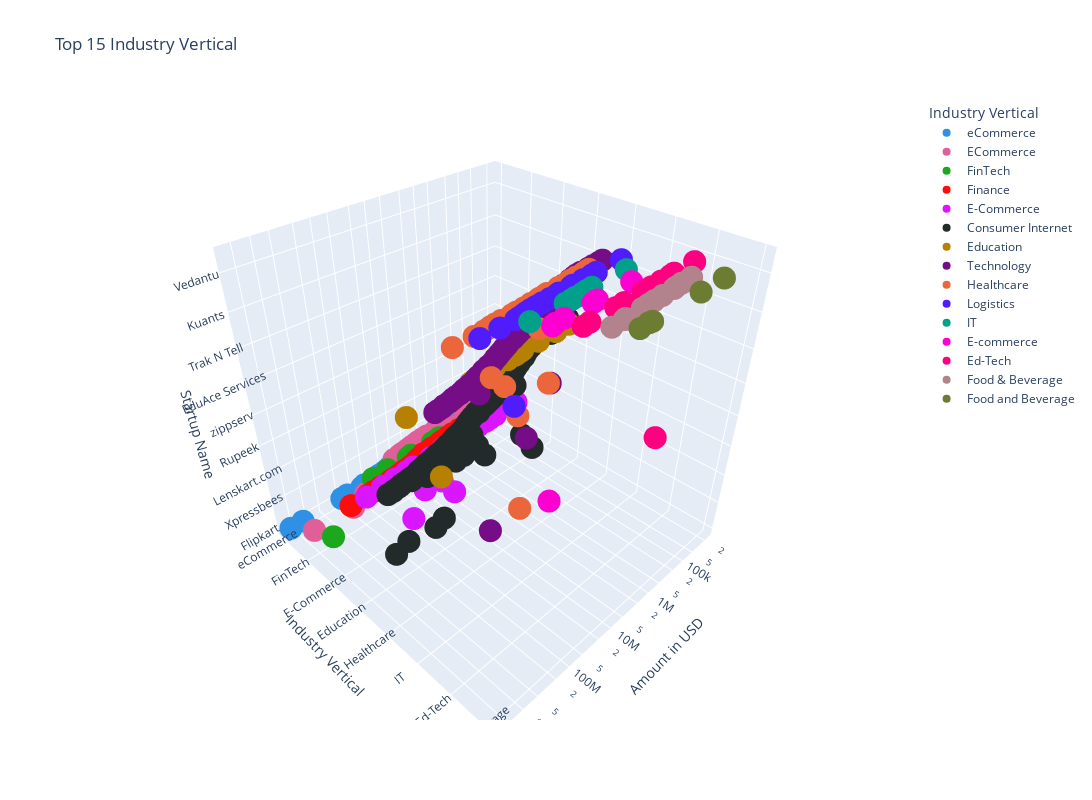

Notebook source saved alongside this figure:
### Code cell
# 3d scatter plot
fig = px.scatter_3d(df_top_industry_vertical, x="Amount in USD", y="Industry Vertical", z="Startup Name", color="Industry Vertical", hover_name="Startup Name", log_x=True, size_max=60,
                title="Top 15 Industry Vertical", labels={"Amount in USD": "Amount in USD", "Industry Vertical": "Industry Vertical"},
                width=1500, height=800, color_discrete_sequence=px.colors.qualitative.Dark24)
fig.show()

### Figure 1 — Plotly figure (JSON) as saved in the notebook; plotly's stock layout.template omitted (floating-point values rounded to 4 significant figures; data arrays with more than 128 entries replaced by an {"elided": "..."} marker saying what was removed)
{"data": [{"hovertemplate": "<b>%{hovertext}</b><br><br>Industry Vertical=%{y}<br>Amount in USD=%{x}<br>Startup Name=%{z}<extra></extra>", "hovertext": ["Flipkart", "Flipkart", "Snapdeal", "BigBasket", "Flipkart", "Paytm", "Flipkart", "Pepperfry", "BlueStone", "Power2SME", "Droom", "PharmEasy", "StoreKing", "Yatra.com", "1mg", "Koovs", "Hopscotch", "Nykaa", "Moglix", "OfBusiness", "Power2SME", "Infibeam", "Jumbotail", "Zilingo", "Shopclues", "Stalk Buy Love", "Ninjacart", "Flyrobe", "Big Basket", "Koovs", "Moglix", "Clovia", "Collateral Medical", "LatestOne", "FarmLink", "MyGubbi", "Fynd", "Bombay Shaving Company", "Chaayos", "Chumbak", "SaleBhai", "UrDoorStep", "eShakti", "GoZefo", "Seniority", "ShopsUp", "kredX", "HappilyUnmarried", "YepMe", "perpule", "Bombay Shaving Company", "Fynd", "Giftxoxo", "Mojarto", "Vithi.com", "Prozo", "Spares Hub", "MCaffeine", "eQuickies", "TripShelf", "RentOnGo", "Brick2Wall", "Rootefy", "Promon", "Vegetall", "Indofash", "LetReach", "Funcart", "FabX", "VivoCarat", "Medzin", "Leopetra", "MamaEarth"], "legendgroup": "eCommerce", "marker": {"color": "#2E91E5", "symbol": "circle"}, "mode": "markers", "name": "eCommerce", "scene": "scene", "showlegend": true, "type": "scatter3d", "x": [2500000000, 1400000000, 200000000, 150000000, 71000000, 60000000, 38700000, 31300000, 30000000, 26000000, 20000000, 18000000, 16000000, 15400000, 15000000, 13500000, 13000000, 12300000, 12000000, 11100000, 10000000, 8800000, 8500000, 8000000, 7700000, 6000000, 5500000, 5300000, 5000000, 4400000, 4200000, 4000000, 3500000, 3350000, 3000000, 2700000, 2400000, 2300000, 2000000, 1700000, 1500000, 1400000, 1350000, 1050000, 1000000, 963000, 750000, 740000, 700000, 650000, 600000, 500000, 450000, 445000, 375000, 315000, 311000, 300000, 298000, 250000, 234000, 200000, 187000, 180000, 162000, 150000, 100000, 70000, 68000, 50000, 45000, 40000, null], "y": ["eCommerce", "eCommerce", "eCommerce", "eCommerce", "eCommerce", "eCommerce", "eCommerce", "eCommerce", "eCommerce", "eCommerce", "eCommerce", "eCommerce", "eCommerce", "eCommerce", "eCommerce", "eCommerce", "eCommerce", "eCommerce", "eCommerce", "eCommerce", "eCommerce", "eCommerce", "eCommerce", "eCommerce", "eCommerce", "eCommerce", "eCommerce", "eCommerce", "eCommerce", "eCommerce", "eCommerce", "eCommerce", "eCommerce", "eCommerce", "eCommerce", "eCommerce", "eCommerce", "eCommerce", "eCommerce", "eCommerce", "eCommerce", "eCommerce", "eCommerce", "eCommerce", "eCommerce", "eCommerce", "eCommerce", "eCommerce", "eCommerce", "eCommerce", "eCommerce", "eCommerce", "eCommerce", "eCommerce", "eCommerce", "eCommerce", "eCommerce", "eCommerce", "eCommerce", "eCommerce", "eCommerce", "eCommerce", "eCommerce", "eCommerce", "eCommerce", "eCommerce", "eCommerce", "eCommerce", "eCommerce", "eCommerce", "eCommerce", "eCommerce", "eCommerce"], "z": ["Flipkart", "Flipkart", "Snapdeal", "BigBasket", "Flipkart", "Paytm", "Flipkart", "Pepperfry", "BlueStone", "Power2SME", "Droom", "PharmEasy", "StoreKing", "Yatra.com", "1mg", "Koovs", "Hopscotch", "Nykaa", "Moglix", "OfBusiness", "Power2SME", "Infibeam", "Jumbotail", "Zilingo", "Shopclues", "Stalk Buy Love", "Ninjacart", "Flyrobe", "Big Basket", "Koovs", "Moglix", "Clovia", "Collateral Medical", "LatestOne", "FarmLink", "MyGubbi", "Fynd", "Bombay Shaving Company", "Chaayos", "Chumbak", "SaleBhai", "UrDoorStep", "eShakti", "GoZefo", "Seniority", "ShopsUp", "kredX", "HappilyUnmarried", "YepMe", "perpule", "Bombay Shaving Company", "Fynd", "Giftxoxo", "Mojarto", "Vithi.com", "Prozo", "Spares Hub", "MCaffeine", "eQuickies", "TripShelf", "RentOnGo", "Brick2Wall", "Rootefy", "Promon", "Vegetall", "Indofash", "LetReach", "Funcart", "FabX", "VivoCarat", "Medzin", "Leopetra", "MamaEarth"]}, {"hovertemplate": "<b>%{hovertext}</b><br><br>Industry Vertical=%{y}<br>Amount in USD=%{x}<br>Startup Name=%{z}<extra></extra>", "hovertext": ["Paytm", "Paytm", "Shopclues", "Just Buy Live", "Urban Ladder", "Universal Sportsbiz Pvt. Ltd", "NetMeds", "Xpressbees", "Licious", "Zefo", "Wooplr", "SnapBizz", "BigBasket", "Voonik", "Koovs", "Truebil", "Jaypore", "IMbesharam", "Yaantra", "Ninjacart", "IndustryBuying", "DailyObjects", "The Good Life", "Fynd", "Careongo", "PinkBlue", "RoadGods", "Johari Shop", "Perfumery", "FreshBoxx"], "legendgroup": "ECommerce", "marker": {"color": "#E15F99", "symbol": "circle"}, "mode": "markers", "name": "ECommerce", "scene": "scene", "showlegend": true, "type": "scatter3d", "x": [1400000000, 200000000, 100000000, 20000000, 15200000, 15000000, 14000000, 12500000, 10000000, 9200000, 8000000, 7200000, 7000000, 6000000, 5400000, 5150000, 5000000, 4000000, 3100000, 3000000, 1800000, 1400000, 1000000, 500000, 300000, 223608, 100000, 94000, 30000, null], "y": ["ECommerce", "ECommerce", "ECommerce", "ECommerce", "ECommerce", "ECommerce", "ECommerce", "ECommerce", "ECommerce", "ECommerce", "ECommerce", "ECommerce", "ECommerce", "ECommerce", "ECommerce", "ECommerce", "ECommerce", "ECommerce", "ECommerce", "ECommerce", "ECommerce", "ECommerce", "ECommerce", "ECommerce", "ECommerce", "ECommerce", "ECommerce", "ECommerce", "ECommerce", "ECommerce"], "z": ["Paytm", "Paytm", "Shopclues", "Just Buy Live", "Urban Ladder", "Universal Sportsbiz Pvt. Ltd", "NetMeds", "Xpressbees", "Licious", "Zefo", "Wooplr", "SnapBizz", "BigBasket", "Voonik", "Koovs", "Truebil", "Jaypore", "IMbesharam", "Yaantra", "Ninjacart", "IndustryBuying", "DailyObjects", "The Good Life", "Fynd", "Careongo", "PinkBlue", "RoadGods", "Johari Shop", "Perfumery", "FreshBoxx"]}, {"hovertemplate": "<b>%{hovertext}</b><br><br>Industry Vertical=%{y}<br>Amount in USD=%{x}<br>Startup Name=%{z}<extra></extra>", "hovertext": ["Paytm", "Tala", "Biz2Credit", "Aye Finance", "OkCredit", "INDwealth", "FPL Technologies", "Cashflo", "wealthbucket"], "legendgroup": "FinTech", "marker": {"color": "#1CA71C", "symbol": "circle"}, "mode": "markers", "name": "FinTech", "scene": "scene", "showlegend": true, "type": "scatter3d", "x": [1000000000, 110000000, 52000000, 17411265, 15500000, 15000000, 4500000, 3300000, 3000000], "y": ["FinTech", "FinTech", "FinTech", "FinTech", "FinTech", "FinTech", "FinTech", "FinTech", "FinTech"], "z": ["Paytm", "Tala", "Biz2Credit", "Aye Finance", "OkCredit", "INDwealth", "FPL Technologies", "Cashflo", "wealthbucket"]}, {"hovertemplate": "<b>%{hovertext}</b><br><br>Industry Vertical=%{y}<br>Amount in USD=%{x}<br>Startup Name=%{z}<extra></extra>", "hovertext": ["True North", "Edelweiss", "Epiq Capital", "Alteria Capital", "Lendingkart", "BharatPe", "Varthana", "NeoGrowth Credit", "Kuvera", "InCred Finance", "MSE", "Ofbusiness", "pi Ventures", "Samunnati", "Annapurna Finance", "Capital Float", "AyeFinance", "Spandana Sphoorty", "RenewBuy", "Black Soil", "NeoGrowth", "EarlySalary", "Drip capital", "Alpha Capital", "CoinTribe", "Avail Finance", "Aye Finance", "Aye Finance", "SaveBC", "InCred", "Progcap", "Lendingkart", "AyeFinance", "OptaCredit", "AyeFinance", "Villgro", "Fisdom", "Aashiyaan", "Finzy", "MyLoanCare", "Prest Loans", "Vola", "Nivesh", "happay", "Mihuru", "HealthFin"], "legendgroup": "Finance", "marker": {"color": "#FB0D0D", "symbol": "circle"}, "mode": "markers", "name": "Finance", "scene": "scene", "showlegend": true, "type": "scatter3d", "x": [600000000, 270000000, 200000000, 140000000, 87000000, 75000000, 55000000, 47000000, 45000000, 42000000, 32000000, 29000000, 25000000, 23500000, 23000000, 22000000, 21500000, 19500000, 19000000, 17000000, 16000000, 15700000, 15000000, 14800000, 10000000, 9000000, 8000000, 6240000, 6000000, 5900000, 5000000, 4700000, 4600000, 4000000, 3800000, 3500000, 3000000, 2000000, 1000000, 978000, 570000, 500000, 450000, 250000, 150000, null], "y": ["Finance", "Finance", "Finance", "Finance", "Finance", "Finance", "Finance", "Finance", "Finance", "Finance", "Finance", "Finance", "Finance", "Finance", "Finance", "Finance", "Finance", "Finance", "Finance", "Finance", "Finance", "Finance", "Finance", "Finance", "Finance", "Finance", "Finance", "Finance", "Finance", "Finance", "Finance", "Finance", "Finance", "Finance", "Finance", "Finance", "Finance", "Finance", "Finance", "Finance", "Finance", "Finance", "Finance", "Finance", "Finance", "Finance"], "z": ["True North", "Edelweiss", "Epiq Capital", "Alteria Capital", "Lendingkart", "BharatPe", "Varthana", "NeoGrowth Credit", "Kuvera", "InCred Finance", "MSE", "Ofbusiness", "pi Ventures", "Samunnati", "Annapurna Finance", "Capital Float", "AyeFinance", "Spandana Sphoorty", "RenewBuy", "Black Soil", "NeoGrowth", "EarlySalary", "Drip capital", "Alpha Capital", "CoinTribe", "Avail Finance", "Aye Finance", "Aye Finance", "SaveBC", "InCred", "Progcap", "Lendingkart", "AyeFinance", "OptaCredit", "AyeFinance", "Villgro", "Fisdom", "Aashiyaan", "Finzy", "MyLoanCare", "Prest Loans", "Vola", "Nivesh", "happay", "Mihuru", "HealthFin"]}, {"hovertemplate": "<b>%{hovertext}</b><br><br>Industry Vertical=%{y}<br>Amount in USD=%{x}<br>Startup Name=%{z}<extra></extra>", "hovertext": ["FabHotels", "Lenskart.com", "Digital Mall Asia", "Meesho", "CarDekho", "Moglix", "NoBroker", "Udaan", "Licious", "CarDekho", "Urban Ladder", "Cars24", "eshakti", "HomeLane", "Tea Box", "Infibeam", "The Label Life", "Cash Suvidha", "Vahdam Tea", "Cashify", "Edyoo", "Purplle", "Shopholix", "EasyEcom", "Kashmir Box"], "legendgroup": "E-Commerce", "marker": {"color": "#DA16FF", "symbol": "circle"}, "mode": "markers", "name": "E-Commerce", "scene": "scene", "showlegend": true, "type": "scatter3d", "x": [488997554, 231000000, 220000000, 125000000, 70000000, 60000000, 51000000, 50000000, 30000000, 20000000, 12000000, 11000000, 10100000, 10000000, 7000000, 6230000, 3100000, 2700000, 1500000, 935089, 735000, 537000, 233000, 150000, null], "y": ["E-Commerce", "E-Commerce", "E-Commerce", "E-Commerce", "E-Commerce", "E-Commerce", "E-Commerce", "E-Commerce", "E-Commerce", "E-Commerce", "E-Commerce", "E-Commerce", "E-Commerce", "E-Commerce", "E-Commerce", "E-Commerce", "E-Commerce", "E-Commerce", "E-Commerce", "E-Commerce", "E-Commerce", "E-Commerce", "E-Commerce", "E-Commerce", "E-Commerce"], "z": ["FabHotels", "Lenskart.com", "Digital Mall Asia", "Meesho", "CarDekho", "Moglix", "NoBroker", "Udaan", "Licious", "CarDekho", "Urban Ladder", "Cars24", "eshakti", "HomeLane", "Tea Box", "Infibeam", "The Label Life", "Cash Suvidha", "Vahdam Tea", "Cashify", "Edyoo", "Purplle", "Shopholix", "EasyEcom", "Kashmir Box"]}, {"hovertemplate": "<b>%{hovertext}</b><br><br>Industry Vertical=%{y}<br>Amount in USD=%{x}<br>Startup Name=%{z}<extra></extra>", "hovertext": {"elided": "205 str values"}, "legendgroup": "Consumer Internet", "marker": {"color": "#222A2A", "symbol": "circle"}, "mode": "markers", "name": "Consumer Internet", "scene": "scene", "showlegend": true, "type": "scatter3d", "x": {"elided": "205 int values"}, "y": {"elided": "205 str values"}, "z": {"elided": "205 str values"}}, {"hovertemplate": "<b>%{hovertext}</b><br><br>Industry Vertical=%{y}<br>Amount in USD=%{x}<br>Startup Name=%{z}<extra></extra>", "hovertext": ["Furtados School of Music", "Byjus", "EduPristine", "Rao IIT Academy", "Eruditus", "Simplilearn", "Avanti Learning", "CueMath", "MyCity4Kids", "Sunstone Eduversity Pvt. Ltd", "EduAce Services", "Convegenius", "Justdakhila.com", "TopRankers", "Genius Corner", "MyChild App", "Gyaanzone", "Prepathon"], "legendgroup": "Education", "marker": {"color": "#B68100", "symbol": "circle"}, "mode": "markers", "name": "Education", "scene": "scene", "showlegend": true, "type": "scatter3d", "x": [200000000, 50000000, 10000000, 8600000, 8200000, 6000000, 5000000, 4000000, 3000000, 1500000, 1000000, 900000, 750000, 670000, 278000, 100000, 45000, null], "y": ["Education", "Education", "Education", "Education", "Education", "Education", "Education", "Education", "Education", "Education", "Education", "Education", "Education", "Education", "Education", "Education", "Education", "Education"], "z": ["Furtados School of Music", "Byjus", "EduPristine", "Rao IIT Academy", "Eruditus", "Simplilearn", "Avanti Learning", "CueMath", "MyCity4Kids", "Sunstone Eduversity Pvt. Ltd", "EduAce Services", "Convegenius", "Justdakhila.com", "TopRankers", "Genius Corner", "MyChild App", "Gyaanzone", "Prepathon"]}, {"hovertemplate": "<b>%{hovertext}</b><br><br>Industry Vertical=%{y}<br>Amount in USD=%{x}<br>Startup Name=%{z}<extra></extra>", "hovertext": {"elided": "141 str values"}, "legendgroup": "Technology", "marker": {"color": "#750D86", "symbol": "circle"}, "mode": "markers", "name": "Technology", "scene": "scene", "showlegend": true, "type": "scatter3d", "x": {"elided": "141 int values"}, "y": {"elided": "141 str values"}, "z": {"elided": "141 str values"}}, {"hovertemplate": "<b>%{hovertext}</b><br><br>Industry Vertical=%{y}<br>Amount in USD=%{x}<br>Startup Name=%{z}<extra></extra>", "hovertext": ["Shape", "Healthcare at Home", "Portea", "Tynor Othontics", "iGenetics", "Sigtuple", "Medikabazaar", "healthifyme", "MedGenome", "Axio", "OncoStem", "MyUpchar", "mfine", "MamaEarth", "Healthi", "Cult", "Wellthy", "Vyome Biosciences", "Doxper", "eKincare", "MobieFit", "3HCare", "Cygnus Hospitals", "5th Vital", "PeeBuddy", "Touchkin", "NirogStreet", "HWell24", "MEngage", "Life Circle", "iNICU"], "legendgroup": "Healthcare", "marker": {"color": "#EB663B", "symbol": "circle"}, "mode": "markers", "name": "Healthcare", "scene": "scene", "showlegend": true, "type": "scatter3d", "x": [100000000, 40000000, 26000000, 21000000, 19500000, 19000000, 15800000, 12000000, 10000000, 7400000, 6000000, 5000000, 4200000, 4000000, 3100000, 3000000, 2100000, 2000000, 1900000, 1500000, 1350000, 1000000, 750000, 500000, 443000, 400000, 300000, 200000, 175000, 150000, null], "y": ["Healthcare", "Healthcare", "Healthcare", "Healthcare", "Healthcare", "Healthcare", "Healthcare", "Healthcare", "Healthcare", "Healthcare", "Healthcare", "Healthcare", "Healthcare", "Healthcare", "Healthcare", "Healthcare", "Healthcare", "Healthcare", "Healthcare", "Healthcare", "Healthcare", "Healthcare", "Healthcare", "Healthcare", "Healthcare", "Healthcare", "Healthcare", "Healthcare", "Healthcare", "Healthcare", "Healthcare"], "z": ["Shape", "Healthcare at Home", "Portea", "Tynor Othontics", "iGenetics", "Sigtuple", "Medikabazaar", "healthifyme", "MedGenome", "Axio", "OncoStem", "MyUpchar", "mfine", "MamaEarth", "Healthi", "Cult", "Wellthy", "Vyome Biosciences", "Doxper", "eKincare", "MobieFit", "3HCare", "Cygnus Hospitals", "5th Vital", "PeeBuddy", "Touchkin", "NirogStreet", "HWell24", "MEngage", "Life Circle", "iNICU"]}, {"hovertemplate": "<b>%{hovertext}</b><br><br>Industry Vertical=%{y}<br>Amount in USD=%{x}<br>Startup Name=%{z}<extra></extra>", "hovertext": ["Blackbuck", "Ecom Express", "Rivigo", "TruckingCube", "Leap India", "Origo Commodities India Pvt. Ltd", "4tigo", "Pando", "BlackBuck", "Schedulers Logistics", "Emiza", "TruxApp", "WoW Express", "Grab.in", "StanPlus", "Connect India", "Truckola", "MaalGaadi", "SpeedBox", "Zebroads", "Box My Space"], "legendgroup": "Logistics", "marker": {"color": "#511CFB", "symbol": "circle"}, "mode": "markers", "name": "Logistics", "scene": "scene", "showlegend": true, "type": "scatter3d", "x": [70000000, 30000000, 15000000, 14900000, 13000000, 11000000, 10000000, 9000000, 7700000, 6000000, 4500000, 3100000, 2200000, 2000000, 1100000, 1000000, 595000, 375000, 300000, 75000, null], "y": ["Logistics", "Logistics", "Logistics", "Logistics", "Logistics", "Logistics", "Logistics", "Logistics", "Logistics", "Logistics", "Logistics", "Logistics", "Logistics", "Logistics", "Logistics", "Logistics", "Logistics", "Logistics", "Logistics", "Logistics", "Logistics"], "z": ["Blackbuck", "Ecom Express", "Rivigo", "TruckingCube", "Leap India", "Origo Commodities India Pvt. Ltd", "4tigo", "Pando", "BlackBuck", "Schedulers Logistics", "Emiza", "TruxApp", "WoW Express", "Grab.in", "StanPlus", "Connect India", "Truckola", "MaalGaadi", "SpeedBox", "Zebroads", "Box My Space"]}, {"hovertemplate": "<b>%{hovertext}</b><br><br>Industry Vertical=%{y}<br>Amount in USD=%{x}<br>Startup Name=%{z}<extra></extra>", "hovertext": ["Capillary", "Anchanto", "Narvar", "Disprz", "Elucidata", "Credy", "Entropik", "19th mile"], "legendgroup": "IT", "marker": {"color": "#00A08B", "symbol": "circle"}, "mode": "markers", "name": "IT", "scene": "scene", "showlegend": true, "type": "scatter3d", "x": [20000000, 4000000, 3000000, 2500000, 1700000, 1400000, 1100000, 180000], "y": ["IT", "IT", "IT", "IT", "IT", "IT", "IT", "IT"], "z": ["Capillary", "Anchanto", "Narvar", "Disprz", "Elucidata", "Credy", "Entropik", "19th mile"]}, {"hovertemplate": "<b>%{hovertext}</b><br><br>Industry Vertical=%{y}<br>Amount in USD=%{x}<br>Startup Name=%{z}<extra></extra>", "hovertext": ["Appario Retail Pvt Ltd.", "Mamaearth", "Medlife", "KrazyBee", "GlowRoad", "My Healthcare", "Craftsvilla", "Kabadiwala", "StyleDotMe", "WOTU"], "legendgroup": "E-commerce", "marker": {"color": "#FB00D1", "symbol": "circle"}, "mode": "markers", "name": "E-commerce", "scene": "scene", "showlegend": true, "type": "scatter3d", "x": [18840000, 18358860, 17000000, 14342000, 11500000, 3000000, 2443495, 430665, 0, null], "y": ["E-commerce", "E-commerce", "E-commerce", "E-commerce", "E-commerce", "E-commerce", "E-commerce", "E-commerce", "E-commerce", "E-commerce"], "z": ["Appario Retail Pvt Ltd.", "Mamaearth", "Medlife", "KrazyBee", "GlowRoad", "My Healthcare", "Craftsvilla", "Kabadiwala", "StyleDotMe", "WOTU"]}, {"hovertemplate": "<b>%{hovertext}</b><br><br>Industry Vertical=%{y}<br>Amount in USD=%{x}<br>Startup Name=%{z}<extra></extra>", "hovertext": ["IMAX Program", "Vedantu", "quizizz", "Edureka", "Avishkaar Box", "Shirsa Labs", "Nayi Disha", "kidovators", "IndigoLearn", "Toppr", "Kriger Campus", "Chrysalis"], "legendgroup": "Ed-Tech", "marker": {"color": "#FC0080", "symbol": "circle"}, "mode": "markers", "name": "Ed-Tech", "scene": "scene", "showlegend": true, "type": "scatter3d", "x": [13500000, 10000000, 3000000, 2000000, 772500, 500000, 300000, 180000, 150000, 100000, 46140, null], "y": ["Ed-Tech", "Ed-Tech", "Ed-Tech", "Ed-Tech", "Ed-Tech", "Ed-Tech", "Ed-Tech", "Ed-Tech", "Ed-Tech", "Ed-Tech", "Ed-Tech", "Ed-Tech"], "z": ["IMAX Program", "Vedantu", "quizizz", "Edureka", "Avishkaar Box", "Shirsa Labs", "Nayi Disha", "kidovators", "IndigoLearn", "Toppr", "Kriger Campus", "Chrysalis"]}, {"hovertemplate": "<b>%{hovertext}</b><br><br>Industry Vertical=%{y}<br>Amount in USD=%{x}<br>Startup Name=%{z}<extra></extra>", "hovertext": ["Big Fish Ventures", "Faasos", "RAW Pressery", "WayCool", "GoldFarm", "Hello Curry", "MyGreens", "Dropkaffe", "FYRE", "Biryani Blues", "Chai Thela", "Chevon"], "legendgroup": "Food & Beverage", "marker": {"color": "#B2828D", "symbol": "circle"}, "mode": "markers", "name": "Food & Beverage", "scene": "scene", "showlegend": true, "type": "scatter3d", "x": [11100000, 6300000, 6000000, 2700000, 2000000, 1500000, 1000000, 550000, 500000, 368000, 218000, null], "y": ["Food & Beverage", "Food & Beverage", "Food & Beverage", "Food & Beverage", "Food & Beverage", "Food & Beverage", "Food & Beverage", "Food & Beverage", "Food & Beverage", "Food & Beverage", "Food & Beverage", "Food & Beverage"], "z": ["Big Fish Ventures", "Faasos", "RAW Pressery", "WayCool", "GoldFarm", "Hello Curry", "MyGreens", "Dropkaffe", "FYRE", "Biryani Blues", "Chai Thela", "Chevon"]}, {"hovertemplate": "<b>%{hovertext}</b><br><br>Industry Vertical=%{y}<br>Amount in USD=%{x}<br>Startup Name=%{z}<extra></extra>", "hovertext": ["Bira91", "HungerBox", "Bira91", "Daalchini Technologies", "GoDesi", "Burger Singh"], "legendgroup": "Food and Beverage", "marker": {"color": "#6C7C32", "symbol": "circle"}, "mode": "markers", "name": "Food and Beverage", "scene": "scene", "showlegend": true, "type": "scatter3d", "x": [10000000, 6590000, 5600000, 500000, 138995, 0], "y": ["Food and Beverage", "Food and Beverage", "Food and Beverage", "Food and Beverage", "Food and Beverage", "Food and Beverage"], "z": ["Bira91", "HungerBox", "Bira91", "Daalchini Technologies", "GoDesi", "Burger Singh"]}], "layout": {"height": 800, "legend": {"title": {"text": "Industry Vertical"}, "tracegroupgap": 0}, "scene": {"domain": {"x": [0, 1], "y": [0, 1]}, "xaxis": {"title": {"text": "Amount in USD"}, "type": "log"}, "yaxis": {"categoryarray": ["eCommerce", "ECommerce", "FinTech", "Finance", "E-Commerce", "Consumer Internet", "Education", "Technology", "Healthcare", "Logistics", "IT", "E-commerce", "Ed-Tech", "Food & Beverage", "Food and Beverage"], "categoryorder": "array", "title": {"text": "Industry Vertical"}}, "zaxis": {"title": {"text": "Startup Name"}}}, "title": {"text": "Top 15 Industry Vertical"}, "width": 1500}}
